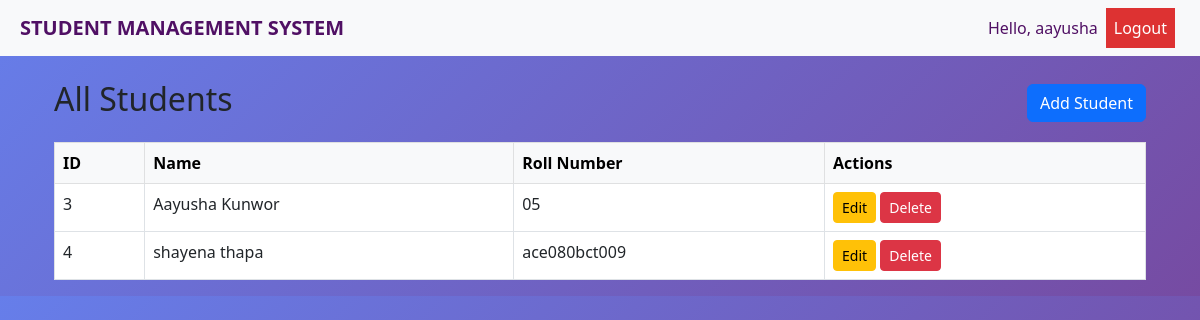
Page /students/ (signed in) on the earlier database version.
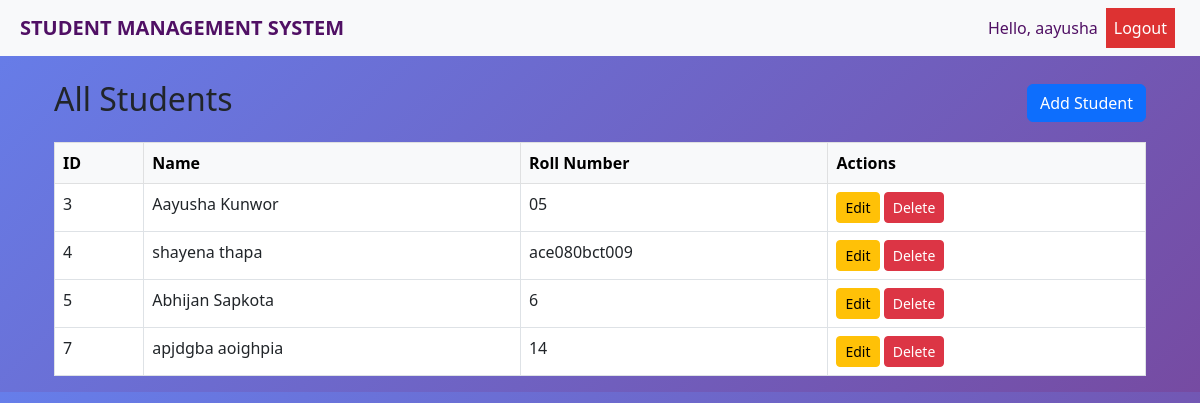
Same page on the later database version.
### students/models.py (models this page shows, shortened)
class Student(models.Model):
    first_name = models.CharField(max_length=50)
    last_name = models.CharField(max_length=50)
    roll_number = models.CharField(max_length=20, unique=True)
    email = models.EmailField(unique=True)
    phone = models.CharField(max_length=15, blank=True, null=True)
    address = models.TextField(blank=True)
    created_by = models.ForeignKey(
        User,
        on_delete=models.CASCADE,
        related_name='students'
    )

### students/views.py (the view)
# urls.py: path('', lambda request: redirect('student_list')),
@login_required
def student_list(request):
    students = Student.objects.all()
    return render(request, 'students/student_list.html', {'students': students})

### students/templates/students/student_list.html
{% extends "students/base.html" %}
{% block content %}
<div class="container mt-4">
    <div class="d-flex justify-content-between align-items-center mb-3">
        <h2>All Students</h2>
        <a href="{% url 'create_student' %}" class="btn btn-primary">Add Student</a>
    </div>
    <table class="table table-bordered table-hover">
        <thead class="table-light">
            <tr>
                <th>ID</th>
                <th>Name</th>
                <th>Roll Number</th>
                <th>Actions</th>
            </tr>
        </thead>
        <tbody>
        {% for student in students %}
            <tr>
                <td>{{ student.id }}</td>
                <td>{{ student.first_name }} {{ student.last_name }}</td>
                <td>{{ student.roll_number }}</td>
                <td>
                    {% if request.user.is_staff or student.created_by == request.user %}
                        <a href="{% url 'update_student' student.id %}" class="btn btn-warning btn-sm">Edit</a>
                        <a href="{% url 'delete_student' student.id %}" class="btn btn-danger btn-sm">Delete</a>
                    {% else %}
                        <button class="btn btn-secondary btn-sm" disabled style="opacity: 0.5; cursor: not-allowed;">Edit</button>
                        <button class="btn btn-secondary btn-sm" disabled style="opacity: 0.5; cursor: not-allowed;">Delete</button>
                    {% endif %}
                </td>
            </tr>
        {% empty %}
            <tr>
                <td colspan="4" class="text-center">No students found.</td>
            </tr>
        {% endfor %}
        </tbody>
    </table>
</div>
{% endblock %}

Differences in the rows shown:
added Student: id "5", first_name "Abhijan", last_name "Sapkota", roll_number "6"
added Student: id "7", first_name "apjdgba", last_name "aoighpia", roll_number "14"
